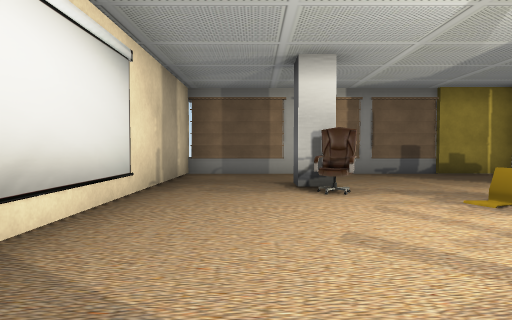
[1] (above)

24 first-person views from a walk through a scene from a Unity 3-D project. The camera is 1.2 m above the floor, tilts 2° down and sees 75° across. The floor is counted in squares, 2 m on a side. Each view is taken from the middle of a square. On the plan, view 1 faces up. The plan holds only what a view shows up to about 10 squares ahead; the rest is blank. The player is left out. Some animated figures are not drawn. Some surface patterns are stand-ins.

[2]
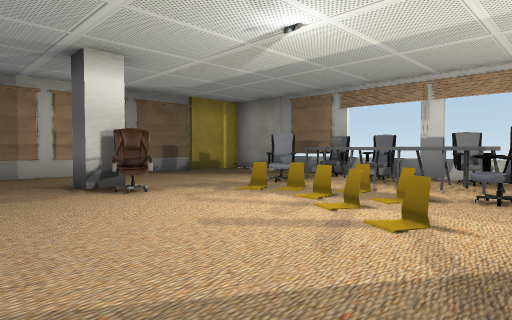

[3]
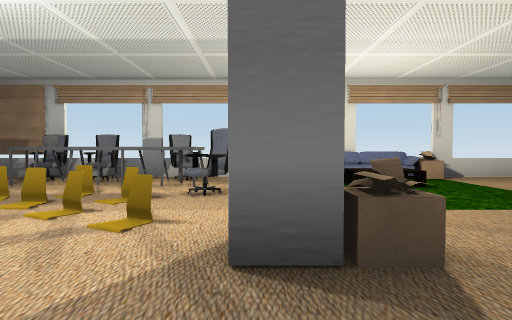

[4]
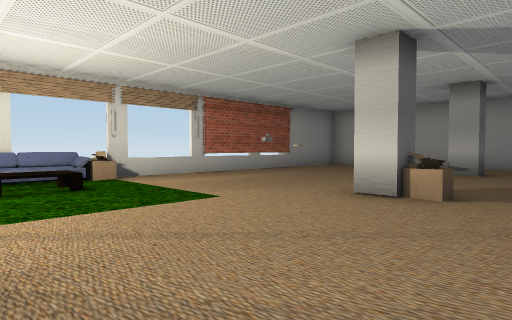

[5]
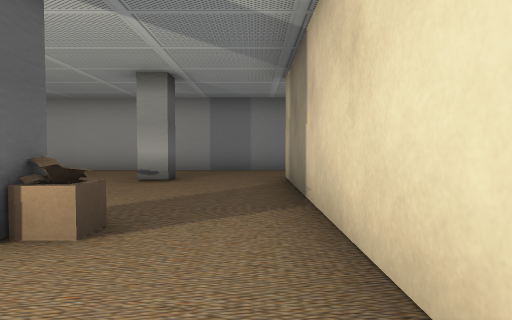

[6]
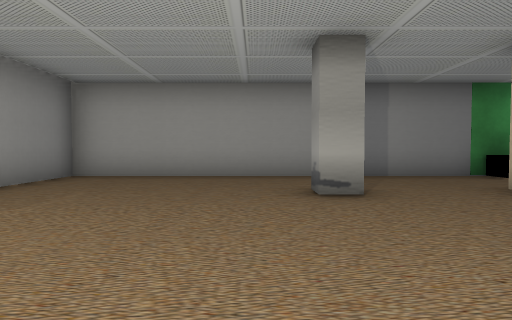

[7]
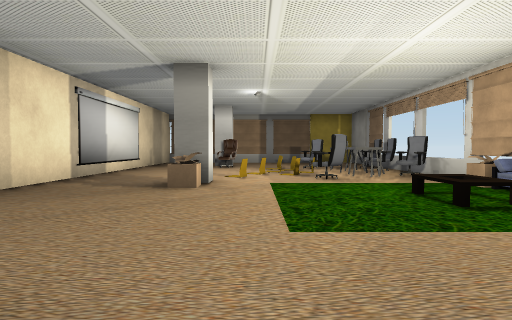

[8]
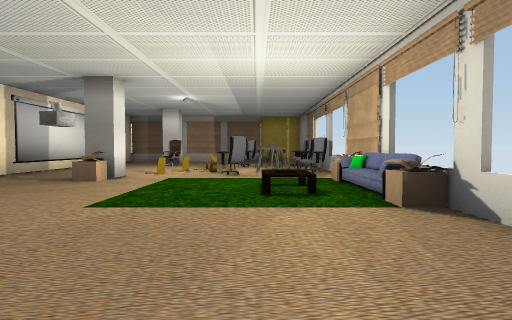

[9]
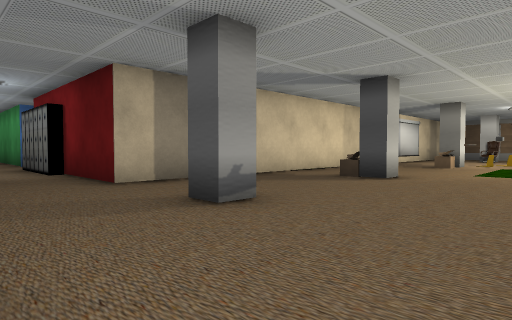

[10]
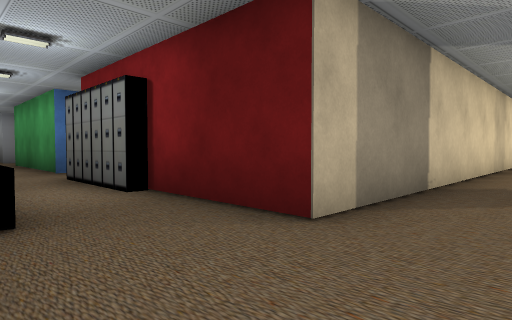

[11]
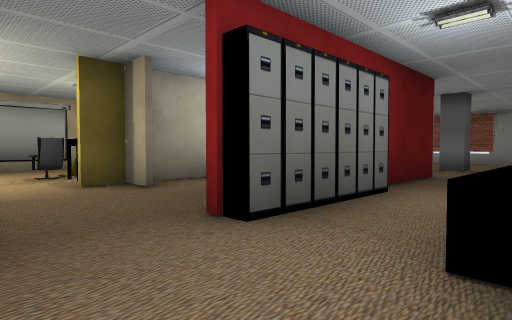

[12]
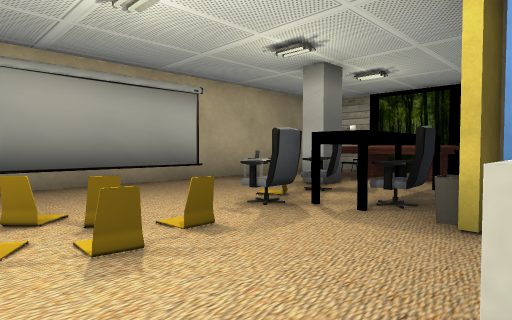

[13]
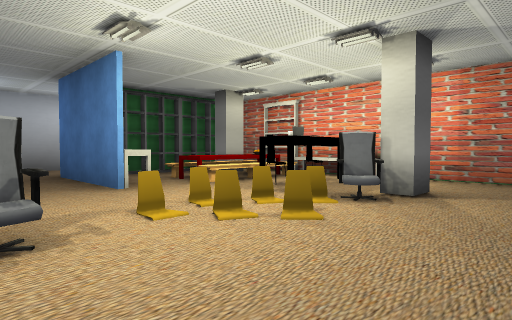

[14]
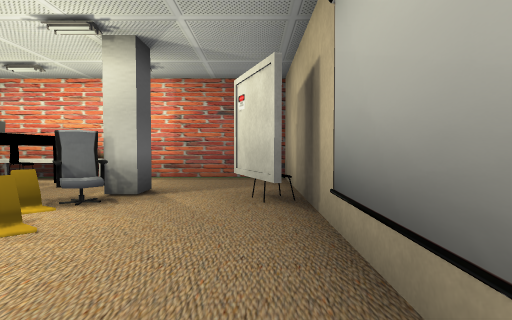

[15]
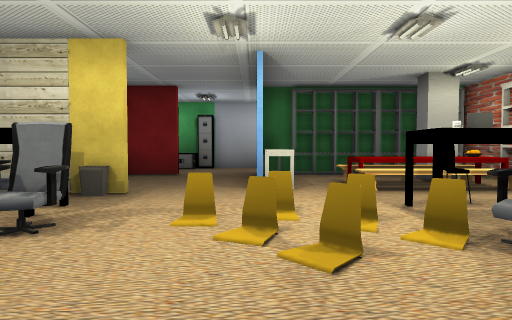

[16]
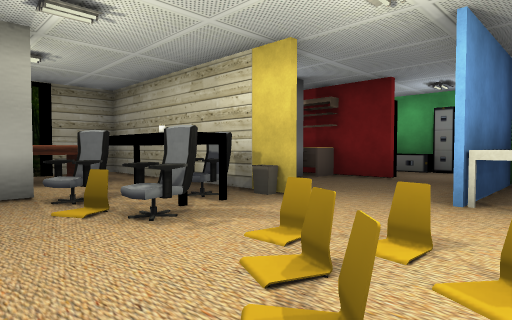

[17]
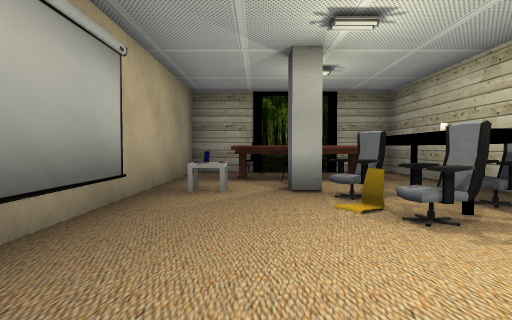

[18]
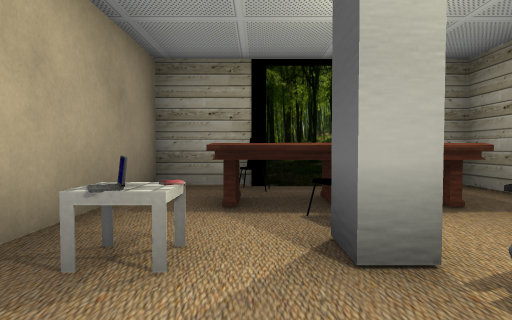

[19]
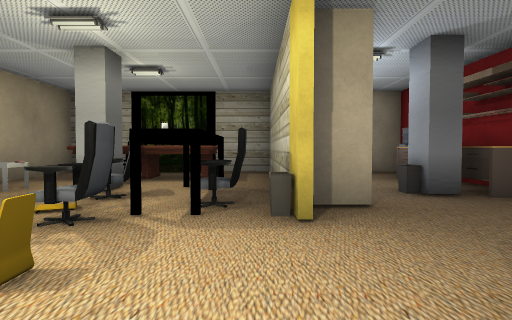

[20]
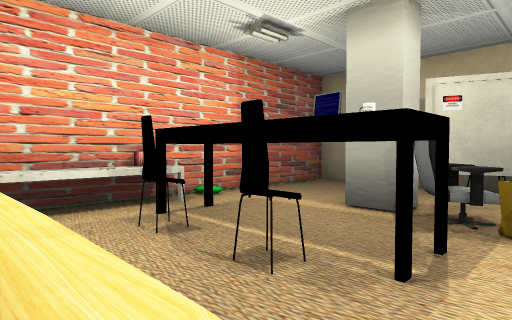

[21]
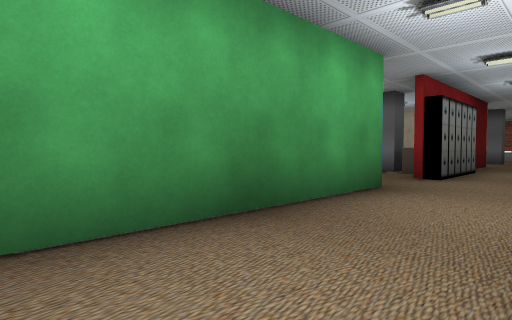

[22]
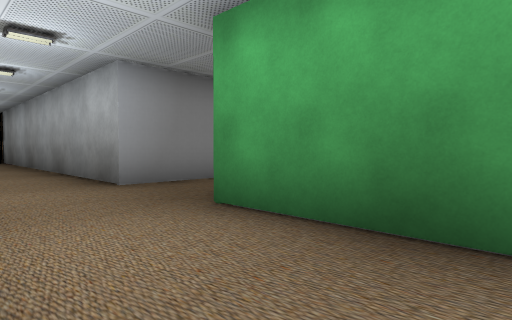

[23]
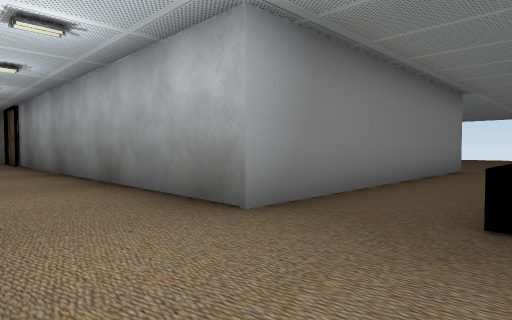

[24]
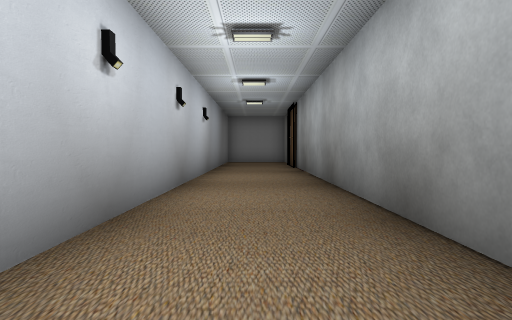

### Floor plan
Points are (right, up) in squares from view 1. A wall is a line through its corners. A room is listed if a view was taken in it or the views show most of it. See-through windows are left out.
Room 1 (views 1, 2, 3, 4, 5, 6, 7, 8, 9, 10)
walls: (4.1, 1.4) (4, 2.5); (6, -8.3) (6, 7.2); (-2.5, -12.2) (6, -12.2) (6, -10.1); (6, 7.8) (-1.6, 7.8) (-1.6, -9.7) (-2.6, -9.7)
ways out: opening at (-3, -11) to room 2
objects: column (1, -10); column (1, -6); other object (1, -5); other object (1, -1); column (1, 0); column (1, 4); chair (1, 5); chair (2, 1); chair (2, 2); chair (3, 1); chair (3, 2); chair (3, 3); chair (3, 4); chair (4, 1); laptop (4, 3); chair (4, 4); other object (5, -1); chair (5, 2); chair (5, 3); chair (5, 4); other object (6, -3); pillow (6, -1)
Room 2 (views 11, 12, 13, 14, 15, 16, 17, 18, 19, 20, 22)
walls: (-7.4, -6.3) (-1.7, -6.3) (-1.7, -1.4) (-13.8, -1.4) (-13.8, -9.8); (-9, -6.8) (-9, -7.5); (-9.1, -7.4) (-9.1, -6.8); (-6.6, -7.2) (-6.6, -6.2); (-6, -9.4) (-6, -8.9) (-5.3, -8.9); (-4.9, -6.5) (-7.4, -6.5); (-4.6, -9.7) (-4.1, -9.7); (-3.8, -8.9) (-3.1, -8.9); (-12.5, -9.7) (-9, -9.7) (-14, -9.7); (-9.8, -12.2) (-8.8, -12.2); (-2.6, -9.7) (-4.5, -9.7); (-3.5, -12.2) (-2.5, -12.2)
ways out: opening at (-3, -11) to room 1; opening at (-14, -11.5) to room 3
objects: cabinet (-13, -10); column (-13, -8) to (-12, -8); table (-13, -7); table (-12, -7) to (-11, -7); chair (-12, -6); table (-12, -5); cabinet (-11, -10); table (-11, -8); chair (-11, -6); other object (-11, -5); column (-11, -4); chair (-11, -3); other object (-11, -2); chair (-10, -5); chair (-10, -4); table (-9, -9) to (-9, -8); chair (-9, -5); chair (-9, -4); cabinet (-7, -12); cabinet (-7, -10); chair (-7, -5); chair (-7, -4); cabinet (-6, -10); column (-6, -8) to (-5, -8); chair (-6, -6); other object (-6, -5); chair (-6, -4); laptop (-6, -2); cabinet (-5, -10); table (-5, -5); column (-5, -4); table (-5, -3); other object (-5, -2); other object (-4, -12); table (-4, -5) to (-3, -3); other object (-4, -4); other object (-2, -3)
Room 3 (views 21, 23, 24)
walls: (-26.9, -12.2) (-18.5, -12.2); (-16.4, -8.5) (-16.4, -9.7) (-26.9, -9.7)
ways out: opening at (-14, -11.5) to room 2; opening at (-15, -9.5) to room 4
Room 4 (no view inside)
walls: (-16.4, -7.5) (-16.4, -8.5)
ways out: opening at (-15, -9.5) to room 3; opening at (-15, -6.5)
objects: bookshelf (-14, -8)

Positions as (right, up) in squares from view 1, and headings:
1: (0, 0), facing up
2: (-1, 0), facing up-right
3: (-1, 0), facing right
4: (-1, -1), facing down-right
5: (-1, -3), facing down
6: (2, -5), facing down
7: (2, -6), facing up
8: (4, -7), facing up
9: (4, -12), facing up-left
10: (0, -12), facing up-left
11: (-9, -12), facing up-right
12: (-10, -7), facing up-right
13: (-7, -2), facing down-left
14: (-7, -2), facing left
15: (-9, -2), facing down
16: (-10, -3), facing down-right
17: (-10, -3), facing right
18: (-7, -3), facing right
19: (-10, -6), facing right
20: (-10, -7), facing up-left
21: (-14, -12), facing up-right
22: (-11, -12), facing up-left
23: (-14, -12), facing up-left
24: (-17, -11), facing left
